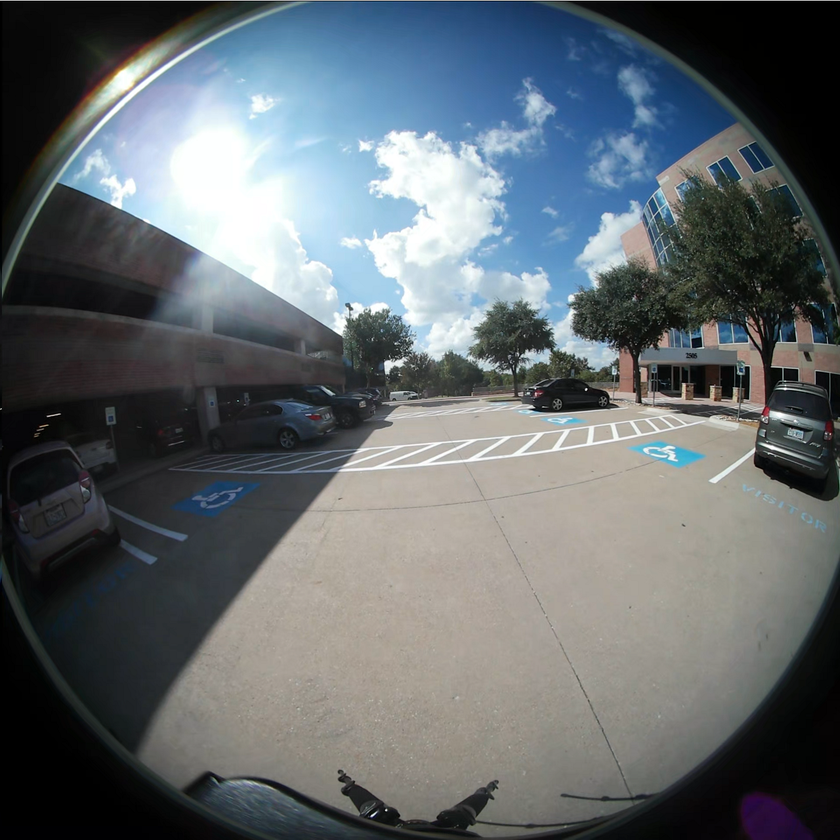
#> input picture input/images/back_fish.png, 840 x 840 px, shrunk from 1280 x 1280 before the run
$ python FisheyeSticth.py
#> lines starting #> are read from the running program, lines starting #| are printed output that depends on the picture
# -*- coding: utf-8 -*-
"""
Created on Fri Jul  4 21:09:01 2025

@author: Joker.Mao
"""

import cv2
import numpy as np

def fisheye_to_equirectangular(image, f, center_x, center_y, out_width, out_height):
    """
    鱼眼图像展开为等距矩形图像（经纬度展开）

    参数：
    - image: 输入鱼眼图像
    - f: 鱼眼相机焦距（以像素为单位）
    - center_x, center_y: 鱼眼图像的光心坐标
    - out_width, out_height: 输出图像的尺寸

    返回：
    - 等距矩形展开图像
    """
    # 构建输出图像的像素坐标网格
    longitude = np.linspace(-np.pi, np.pi, out_width)
    latitude = np.linspace(-np.pi / 2, np.pi / 2, out_height)
    longitude_map, latitude_map = np.meshgrid(longitude, latitude)

    # 球面角度 -> 3D点
    x = np.cos(latitude_map) * np.sin(longitude_map)
    y = np.sin(latitude_map)
    z = np.cos(latitude_map) * np.cos(longitude_map)

    # 计算入射角 theta
    theta = np.arccos(z)  # 鱼眼相机中的入射角

    # 鱼眼等距模型: r = f * theta
    r = f * theta

    # 计算原图中的像素坐标
    # atan2(y, x) 是当前点相对相机光心的方位角
    phi = np.arctan2(y, x)

    src_x = center_x + r * np.cos(phi)
    src_y = center_y + r * np.sin(phi)

    # 将坐标映射到有效图像范围
    src_x = src_x.astype(np.float32)
    src_y = src_y.astype(np.float32)

    # 使用 remap 进行像素插值
    equirect_image = cv2.remap(image, src_x, src_y, interpolation=cv2.INTER_LINEAR, borderMode=cv2.BORDER_CONSTANT)

    return equirect_image

def warp_image_fast(img, Xd, Yd):
    """
    Faster warping using scipy.ndimage.map_coordinates
    Note: This version uses 0-based indexing for coordinates
    """
    from scipy.ndimage import map_coordinates
    # Convert to 0-based coordinates (subtract 1)
    Xd_0 = Xd - 1
    Yd_0 = Yd - 1

    # Initialize output image
    I_deform = np.zeros_like(img)

    # Warp each channel separately
    for channel in range(3):
        I_deform[:, :, channel] = map_coordinates(img[:, :, channel],
                                                [Yd_0.ravel(), Xd_0.ravel()],
                                                order=1,
                                                mode='constant',
                                                cval=0).reshape(img.shape[:2])
    return I_deform

def stitch_dual_fisheye(pano_left, pano_right, blend_width=100):

    Xd_Yd=np.load('input/calibration/mls.npz')
    Xd = Xd_Yd["arr1"]
    Yd = Xd_Yd["arr2"]

    src_height, src_width = pano_left.shape[:2]
    out_width=pano_left.shape[1]
    out_height=pano_left.shape[0]
    #print (out_width, out_height)
    roi_pos = out_width >> 2
    pano = np.zeros_like(pano_left)

    center = out_width // 2
    left_half = out_width // 4
    right_half = 3 * out_width // 4

    left_width = left_half
    center_width = center - left_half
    right_width = right_half - center
    end_width = out_width - right_half

    # 线性权重融合
    #blend = np.linspace(0, 1, blend_width)[None, :, None]

    # 左图中心区域
    pano_left = warp_image_fast(pano_left, Xd, Yd)

    pano[:, left_half:right_half] = pano_left[:, left_half:right_half]

    pano[:, right_half: out_width] = pano_right[:, left_half:center]
    pano[:, 0:left_half] = pano_right[:, center:right_half]

    return pano

if __name__ == "__main__":
    back_image = cv2.imread('input/images/back_fish.png')
#> back_image is the input picture: shape (840, 840, 3); mean B, G, R 109.2, 105.2, 98.4
    front_image = cv2.imread('input/images/front_fish.png')
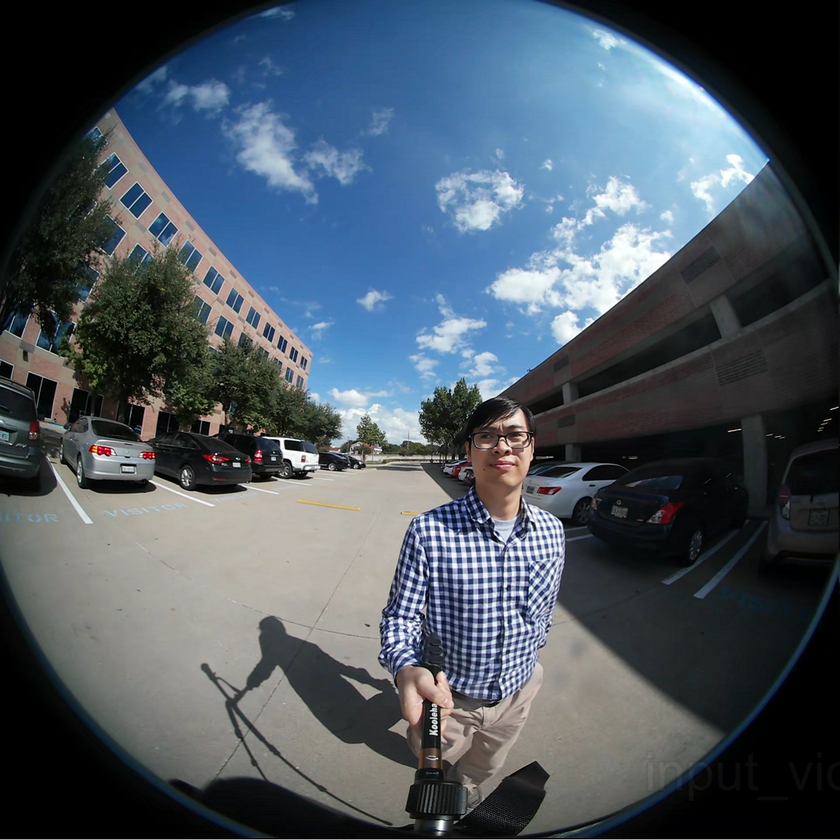
#> input picture input/images/front_fish.png, 840 x 840 px, shrunk from 1280 x 1280 before the run
#> front_image is the input picture: shape (840, 840, 3); mean B, G, R 97.1, 86.7, 75.4
    center_x = back_image.shape[1] / 2
#> center_x = 420
    center_y = back_image.shape[0] / 2
#> center_y = 420
    fov = 192
    f = back_image.shape[0] / (fov * np.pi / 180)  # 焦距（像素）
#> f = 250.7


    out_width = back_image.shape[0]
#> out_width = 840
    out_height = back_image.shape[0] // 2
#> out_height = 420

    back_equirect_image = fisheye_to_equirectangular(back_image, f, center_x, center_y, out_width, out_height)
#> in fisheye_to_equirectangular, `x = np.cos(latitude_map) * np.sin(longitude_map)`:
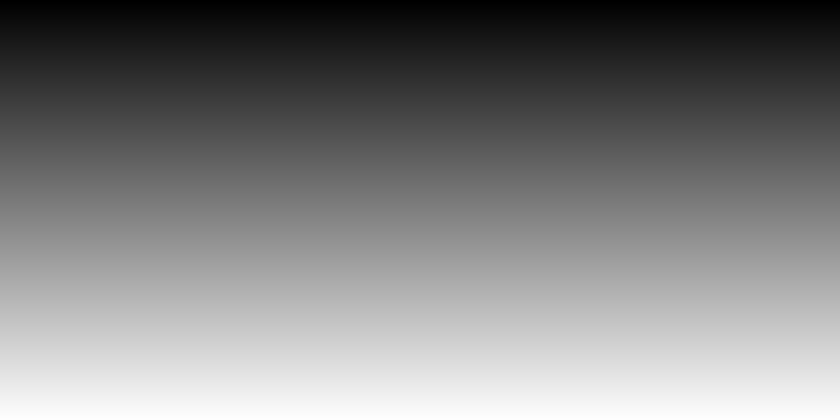
#> latitude_map: shape (420, 840) float64; min -1.57, max 1.57, mean 1.42e-16; drawn with min black and max white
#> in fisheye_to_equirectangular, `x = np.cos(latitude_map) * np.sin(longitude_map)`:
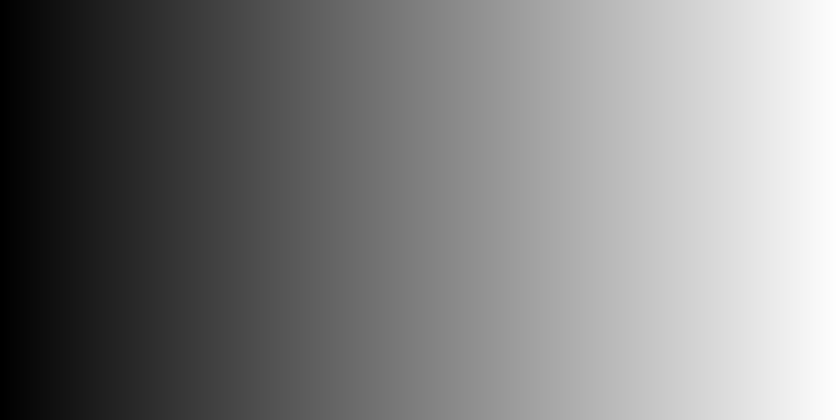
#> longitude_map: shape (420, 840) float64; min -3.14, max 3.14, mean -1.56e-16; drawn with min black and max white
#> in fisheye_to_equirectangular, `theta = np.arccos(z)`:
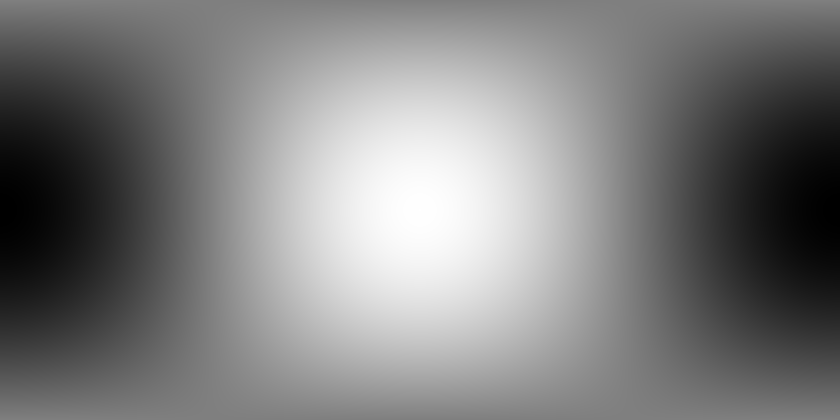
#> z: shape (420, 840) float64; min -1, max 1, mean -0.000756; drawn with min black and max white
#> in fisheye_to_equirectangular, `phi = np.arctan2(y, x)`:
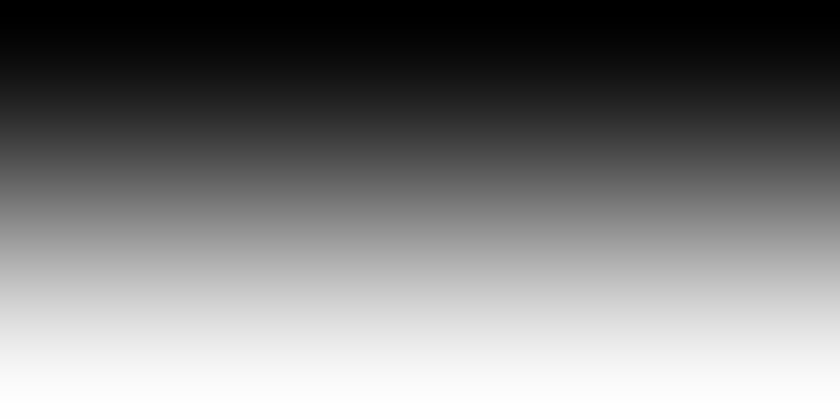
#> y: shape (420, 840) float64; min -1, max 1, mean 6.19e-17; drawn with min black and max white
#> in fisheye_to_equirectangular, `src_x = center_x + r * np.cos(phi)`:
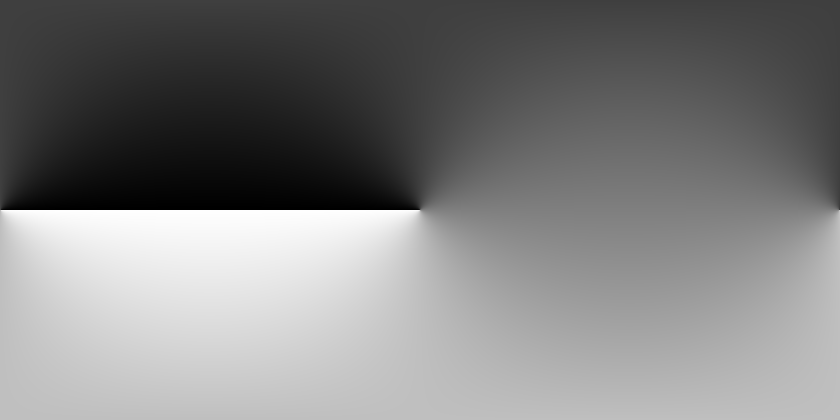
#> phi: shape (420, 840) float64; min -3.14, max 3.14, mean 2.04e-16; drawn with min black and max white
    front_equirect_image = fisheye_to_equirectangular(front_image, f, center_x, center_y, out_width, out_height)
#> call 2 of fisheye_to_equirectangular, with f = 250.7, center_x = 420, center_y = 420, out_width = 840, out_height = 420
#> in fisheye_to_equirectangular (call 2), `equirect_image = cv2.remap(image, src_x, src_y, interpolation=cv2.INTE..`:
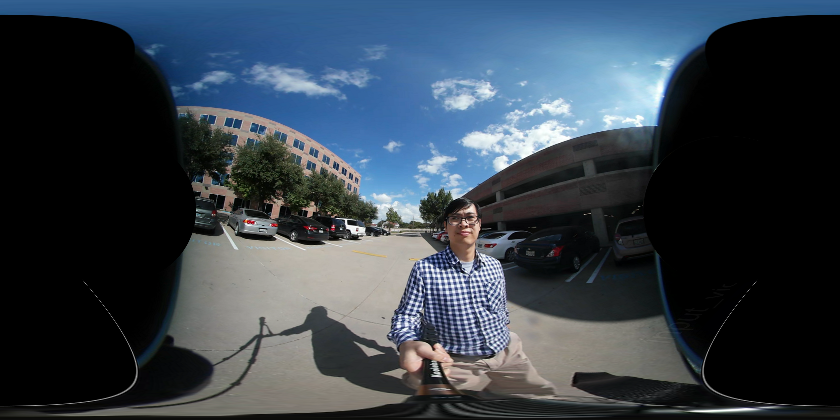
#> equirect_image: shape (420, 840, 3); mean B, G, R 74.6, 64.3, 53.9

    #cv2.imwrite("./output/l.png", back_equirect_image)
    #cv2.imwrite("./output/r.png", front_equirect_image)

    stitch = stitch_dual_fisheye(front_equirect_image, back_equirect_image)
#> (the run stopped early here; a loop or call above may not have finished)
